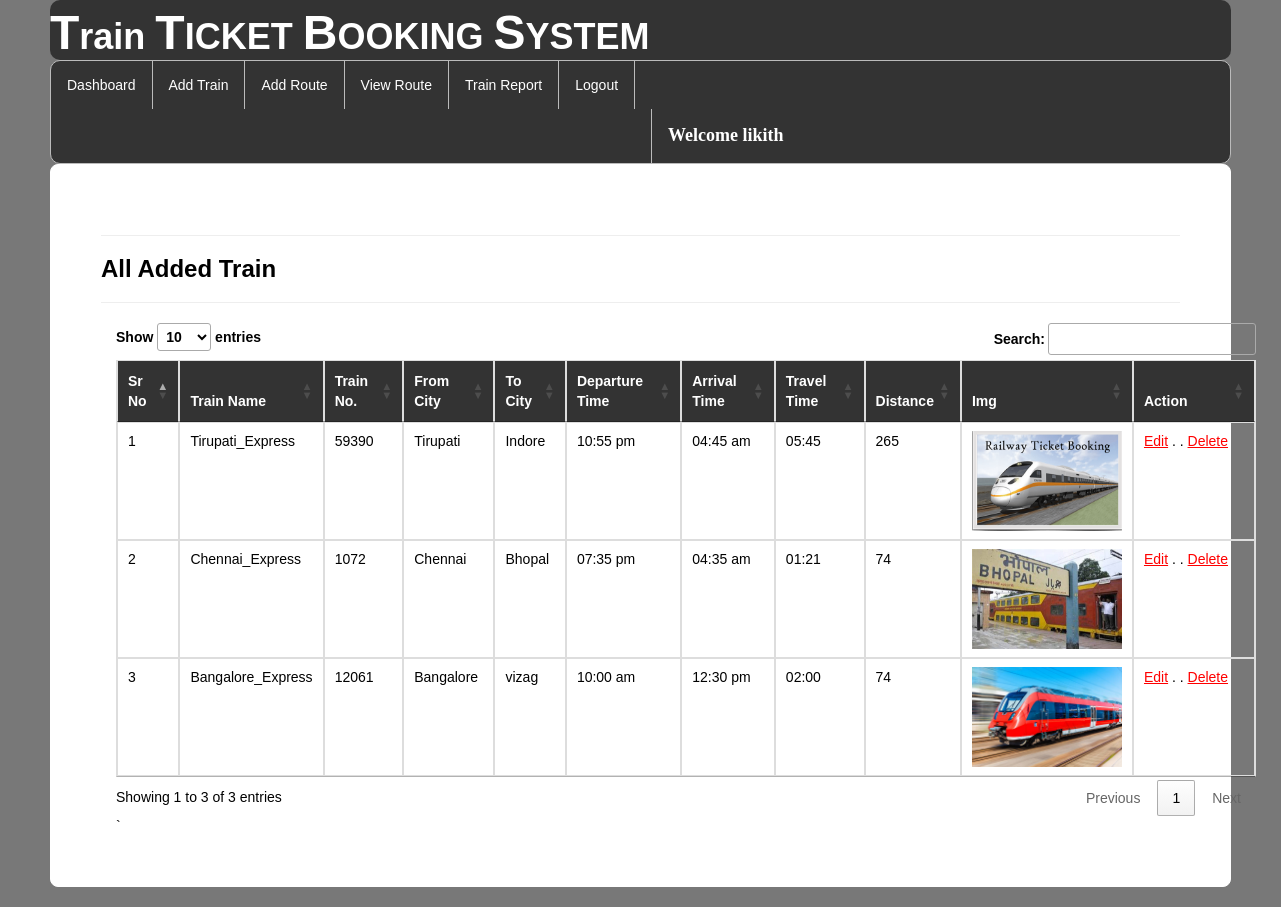
Page /viewtrain/ (signed in) on the committed database.
### railway/models.py (models this page shows, shortened)
class Add_Train(models.Model):
    trainname = models.CharField(max_length=30,null=True)
    train_no = models.IntegerField(null=True)
    from_city = models.CharField(max_length=30,null=True)
    to_city = models.CharField(max_length=30,null=True)
    departuretime=models.CharField(max_length=30,null=True)
    arrivaltime=models.CharField(max_length=30,null=True)
    trevaltime=models.CharField(max_length=100,null=True)
    distance=models.IntegerField(null=True)
    img=models.FileField(null=True)

### railway/views.py (the view)
# urls.py: path('viewtrain/', view_train, name="view_train"),
def view_train(request):
    if not request.user.is_authenticated:
        return redirect('login')
    data=Add_Train.objects.all()
    d={"data":data}
    return render(request,"view_train.html",d)

### railway/templates/view_train.html (shortened to what this page needs)
{% extends 'navigation3.html' %}
{% load static %}
{% block b %}
<div style="color:Black;border:1px solid white;border-radius:8px;background-color:white;padding:50px">
<hr><h3><strong>All Added Train</strong></h3><hr>
    <div class="container">
<table class="noteCard table table-bordered" id="myTable">
  <thead style="color:white;background-color:#333">
  <tr>
    <th>Sr No</th>
    <th>Train Name</th>
      <th>Train No.</th>
      <th>From City</th>
    <th>To City</th>
    <th>Departure Time</th>
       <th>Arrival Time</th>
    <th>Travel Time</th>
    <th>Distance</th>
    <th>Img</th>
    <th>Action</th>
  </tr>
  </thead>
   <tbody>
    {% for i in data %}
  <tr>
    <td>{{forloop.counter}}</td>
    <td>{{i.trainname}}</td>
    <td>{{i.train_no}}</td>
      <td>{{i.from_city}}</td>
      <td>{{i.to_city}}</td>
      <td>{{i.departuretime}}</td>
      <td>{{i.arrivaltime}}</td>
      <td>{{i.trevaltime}}</td>
      <td>{{i.distance}}</td>
      <td><img  src="{{i.img.url}}" style="width:150px;height:100px"></td>
    <td style="width:100px"><a href="{% url 'edittrain' i.id %}" style="color:red"><u>Edit</u></a>  . .
   <a href="{% url 'delete' i.id %}" style="color:red"><u>Delete</u></a></td>
  </tr>
    {% endfor %}
    </tbody>
</table>`
 </div>
</div>
{% endblock %}

### railway/templates/navigation3.html (shortened to what this page needs)
{% extends 'head.html' %}
{% load static %}
{% block body %}
<link rel = stylesheet href = "//cdn.datatables.net/1.10.19/css/jquery.dataTables.min.css">
<ul class="id2">
  <li id="id1"><a href="{% url 'admindashboard' %}">Dashboard</a></li>
  <li id="id1"><a href="{% url 'add_train' %}">Add Train</a></li>
  <li id="id1"><a href="{% url 'add_route' %}">Add Route</a></li>
  <li id="id1"><a href="{% url 'availableroute' %}">View Route</a></li>
  <li id="id1"><a href="{% url 'view_train'%}">Train Report</a></li>
  <li id="id1"><a href="{% url 'log_out' %}">Logout</a></li>
      <li id="id2" style="margin-left:600px"><a href="" style="color:white"><strong style="font-size:18px;font-family:cursive">Welcome {{request.user.username}}</strong></a></li>
</ul>
{% block b %}
{% endblock %}
{% endblock %}

### railway/templates/head.html (shortened to what this page needs)
<!DOCTYPE html>
<html lang="en">
<head>
  <link rel="stylesheet" href="https://maxcdn.bootstrapcdn.com/bootstrap/3.4.1/css/bootstrap.min.css">
</head>
<body style="background-color:hsl(0, 0%, 47%);margin-left:50px;margin-right:50px;margin-bottom:20px">
    <h1 style="background-color: #333;border-radius:10px;"><strong><font size="16">T</font>rain <font size="16">T</font>ICKET <font size="16">B</font>OOKING <font size="16">S</font>YSTEM
    </strong></h1>
</body>
{% block body %}
{% endblock %}
</html>

### railway/templates/head.html (style rules this page uses)
h1 { margin:0px;padding-top:7px;padding-buttom:7px;color:white; }

### railway/templates/navigation3.html (style rules this page uses)
.id2 { list-style-type: none; margin: 0; padding: 0; overflow: hidden; background-color: #333; border-radius:10px; border:1px solid #bbb; }
#id1 { float: left; border-right:1px solid #bbb; }
#id2 { float: left; border-left:1px solid #bbb; }
li:last-child { border-right: none; }
li a { display: block; color: white; text-align: center; padding: 14px 16px; text-decoration: none; }
body { font-family: Arial, Helvetica, sans-serif; }

### rows in the picture
Add_Train: trainname "Tirupati_Express", train_no "59390", from_city "Tirupati", to_city "Indore", departuretime "10:55 pm", arrivaltime "04:45 am", trevaltime "05:45", distance "265", img (picture)
Add_Train: trainname "Chennai_Express", train_no "1072", from_city "Chennai", to_city "Bhopal", departuretime "07:35 pm", arrivaltime "04:35 am", trevaltime "01:21", distance "74", img (picture)
Add_Train: trainname "Bangalore_Express", train_no "12061", from_city "Bangalore", to_city "vizag", departuretime "10:00 am", arrivaltime "12:30 pm", trevaltime "02:00", distance "74", img (picture)

### other values in the picture
{{ request.user.username }} "likith"
